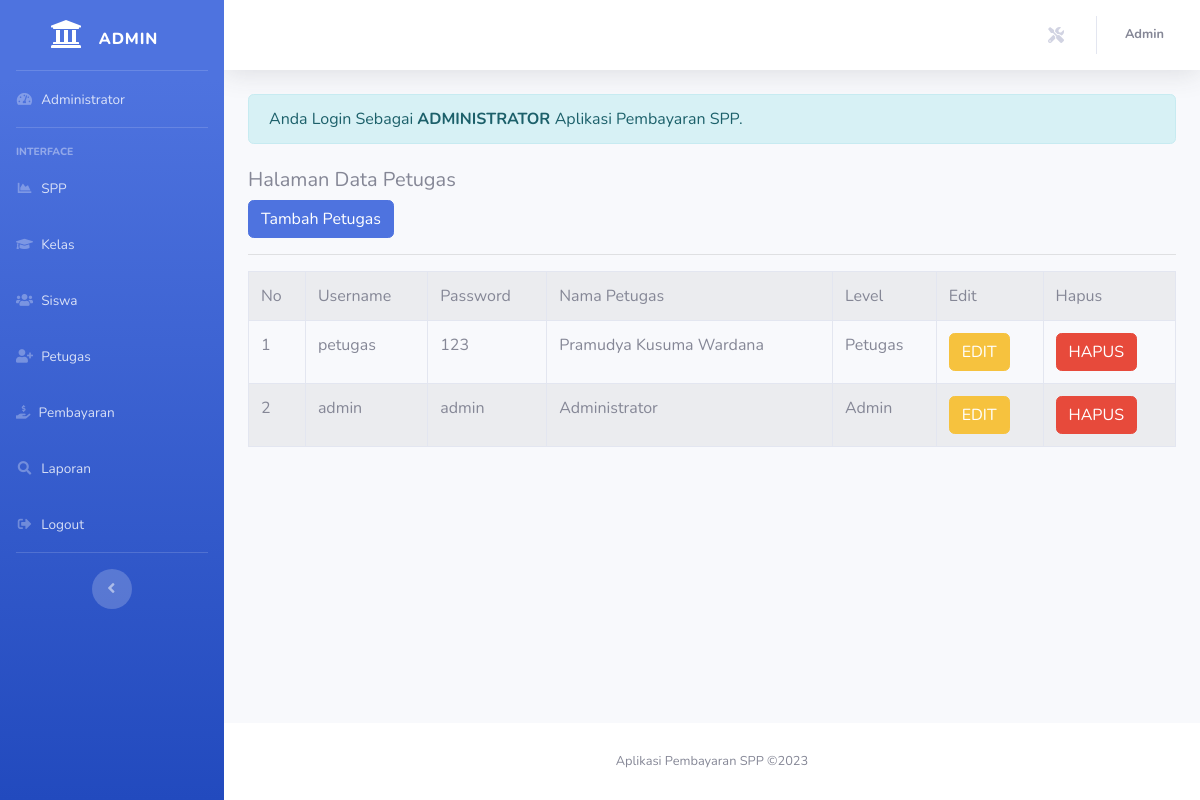
Page /admin/admin.php?url=petugas (signed in) on the committed database.
### tables this page shows
CREATE TABLE `petugas` (
  `id_petugas` int(11) NOT NULL,
  `username` varchar(25) NOT NULL,
  `password` varchar(32) NOT NULL,
  `nama_petugas` varchar(35) NOT NULL,
  `level` enum('Admin','Petugas','','') NOT NULL
);

### admin/petugas.php (the view)
<h5>Halaman Data Petugas</h5>
<a href="?url=tambah-petugas" class="btn btn-primary"> Tambah Petugas </a>
<hr>
<table class="table table-striped table-bordered">
    <tr class="fw-bold">
        <td>No</td>
        <td>Username</td>
        <td>Password</td>
        <td>Nama Petugas</td>
        <td>Level</td>
        <td>Edit</td>
        <td>Hapus</td>
    </tr>
    <?php
        include'../koneksi.php';
        $no = 1;
        $sql = "SELECT*FROM petugas ORDER BY id_petugas DESC";
        $query = mysqli_query($koneksi, $sql);
        foreach ($query as $data ){ ?>
            <tr>
                <td><?php echo $no++; ?></td>
                <td><?php echo $data['username'] ?></td>
                <td><?php echo $data['password'] ?></td>
                <td><?php echo $data['nama_petugas'] ?></td>
                <td><?php echo $data['level'] ?></td>
                <td>
                    <a href="?url=edit-petugas&id_petugas=<?= $data['id_petugas'] ?>" class='btn btn-warning'> EDIT </a>
                </td>
                <td>
                    <a onclick="return confirm('Apakah Anda Yakin Ingin Menghapus Data')" href="?url=hapus-petugas&id_petugas=<?= $data['id_petugas'] ?>" class='btn btn-danger'> HAPUS </a>
                </td>
            </tr>
      <?php } ?>
</table>

### rows in the picture
petugas: username "petugas", password "123", nama_petugas "Pramudya Kusuma Wardana", level "Petugas"
petugas: username "admin", password "admin", nama_petugas "Administrator", level "Admin"

### other values in the picture
$_SESSION['level'] "Admin"
